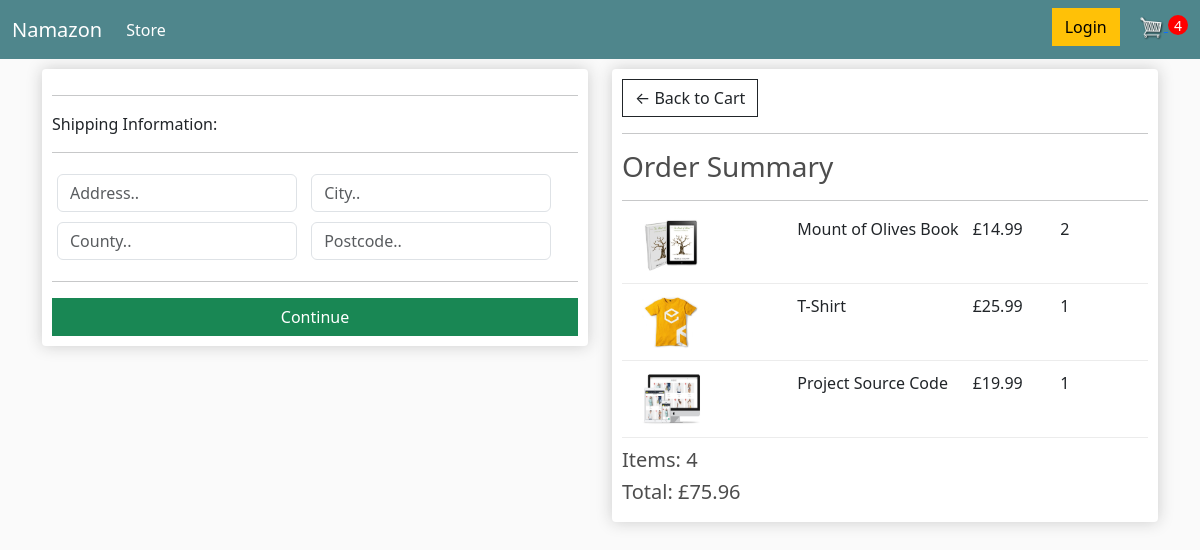
The app's page /checkout/ (signed in) with its own data.
### store/models.py (models this page shows, shortened)
class OrderItem(models.Model):
    product = models.ForeignKey(Product, on_delete=models.SET_NULL, blank=True, null=True)
    order = models.ForeignKey(Order, on_delete=models.SET_NULL, blank=True, null=True)
    quantity = models.IntegerField(default=0, null=True, blank=True)
    data_added = models.DateTimeField(auto_now_add=True)
    @property
    def get_total(self):
        total = self.product.price * self.quantity
        return total

class Product(models.Model):
    name = models.CharField(max_length=200, null=True)
    price = models.DecimalField(max_digits=7, decimal_places=2)
    digital = models.BooleanField(default=False, null=True, blank=False)
    image = models.ImageField(null=True, blank=True)
    @property
    def imageURL(self):
        try:
            url = self.image.url
        except:
            url = ''
        return url

class Order(models.Model):
    customer = models.ForeignKey(Customer, on_delete=models.SET_NULL, blank=True, null=True)
    date_ordered = models.DateTimeField(auto_now_add=True)
    complete = models.BooleanField(default=False, null=True, blank=False)
    transaction_id = models.CharField(max_length=100, null=True)
    @property
    def shipping(self):
        shipping = False
        orderitems = self.orderitem_set.all()
        for i in orderitems:
            if i.product.digital == False:
                shipping = True
        return shipping
    @property
    def get_cart_total(self):
        orderitems = self.orderitem_set.all()
        total = sum([item.get_total for item in orderitems])
        return total
    @property
    def get_cart_items(self):
        orderitems = self.orderitem_set.all()
        total = sum([item.quantity for item in orderitems])
        return total

### store/views.py (the view)
# urls.py: path('checkout/', views.checkout, name="checkout"),
def checkout(request):
    data = cartData(request)
    cartItems = data['cartItems']
    order = data['order']
    items = data['items']
    context = {'items': items, 'order': order, 'cartItems': cartItems}
    return render(request, 'store/checkout.html', context)

### store/utils.py (called while the page is built)
def cartData(request):
    if request.user.is_authenticated:
        customer = request.user.customer
        order, created = Order.objects.get_or_create(customer=customer, complete=False)
        items = order.orderitem_set.all()
        cartItems = order.get_cart_items
    else:
        cookieData = cookieCart(request)
        cartItems = cookieData['cartItems']
        order = cookieData['order']
        items = cookieData['items']
    return {'cartItems': cartItems, 'order': order, 'items': items}

### store/templates/store/checkout.html (shortened to what this page needs)
{% extends 'store/main.html' %}
{% load static %}
{% block content %}
    <div class="row">
        <div class="col-lg-6">
            <div class="box-element" id="form-wrapper">
                <form id="form">
                    <div id="shipping-info">
                        <hr>
						<p>Shipping Information:</p>
						<hr>
						<div class="form-field">
							<input class="form-control" type="text" name="address" placeholder="Address..">
						</div>
						<div class="form-field">
							<input class="form-control" type="text" name="city" placeholder="City..">
						</div>
						<div class="form-field">
							<input class="form-control" type="text" name="county" placeholder="County..">
						</div>
						<div class="form-field">
							<input class="form-control" type="text" name="postcode" placeholder="Postcode..">
						</div>
                    </div>
                    <hr>
                    <input id="form-button" style="width:100%" class="btn btn-success btn-block" type="submit" value="Continue">
                </form>
            </div>
            <br>
        </div>
        <div class="col-lg-6">
            <div class="box-element">
                <a class="btn btn-outline-dark" href="{% url 'cart' %}">&#x2190; Back to Cart</a>
                <hr>
                <h3>Order Summary</h3>
                <hr>
                {% for item in items %}
                <div class="cart-row">
                    <div style="flex:2"><img class="row-image" src="{{item.product.imageURL}}"></div>
					<div style="flex:2"><p>{{item.product.name}}</p></div>
					<div style="flex:1"><p>£{{item.product.price|floatformat:2}}</p></div>
					<div style="flex:1"><p>{{item.quantity}}</p></div>
				</div>
                {% endfor %}
                <h5>Items: {{order.get_cart_items}}</h5>
                <h5>Total: £{{order.get_cart_total|floatformat:2}}</h5>
            </div>
        </div>
    </div>
    {% endblock content %}

### static/css/main.css (style rules this page uses)
body { background-color: hsl(0, 0%, 98%); }
h1,h2,h3,h4,h5,h6 { color:hsl(0, 0%, 30%); }
.box-element { box-shadow:hsl(0, 0%, 80%) 0 0 16px; background-color: #fff; border-radius: 4px; padding: 10px; }
.col-lg-4, .col-lg-6, .col-lg-8, .col-lg-12 { margin-top: 10px; }
.btn { border-radius: 0; }
.row-image { width: 100px; }
.form-field { width:250px; display: inline-block; padding: 5px; }
.cart-row { display: flex; align-items: flex-stretch; padding-bottom: 10px; margin-bottom: 10px; border-bottom: 1px solid #ececec; }

### records on screen
OrderItem: product.imageURL (picture), product.name "Mount of Olives Book", product.price "14.99", quantity "2"
OrderItem: product.imageURL (picture), product.name "T-Shirt", product.price "25.99", quantity "1"
OrderItem: product.imageURL (picture), product.name "Project Source Code", product.price "19.99", quantity "1"
Order: get_cart_items "4", get_cart_total "75.96"

### other values on screen
{{ cartItems }} "4"
